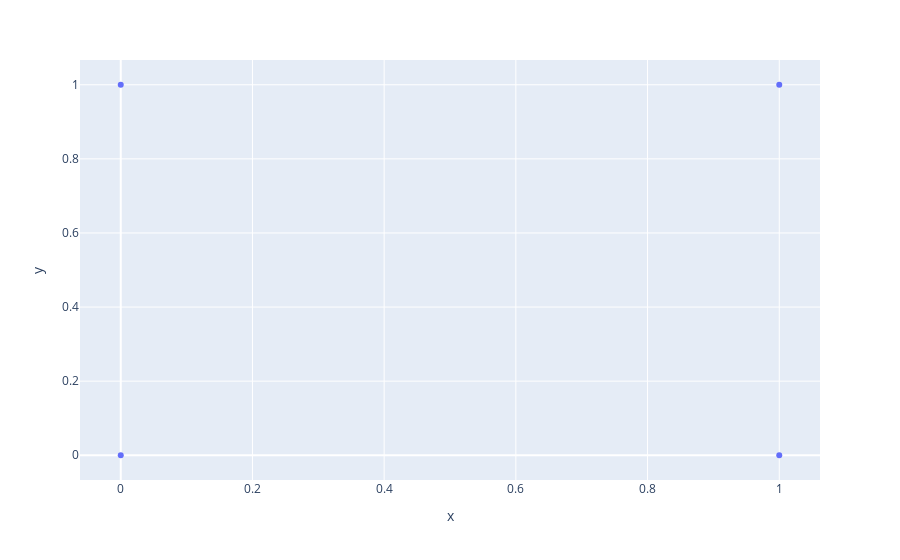

Here is the notebook cell this chart was saved with:
### Code cell
# this basically what the algorithm should classify
arr = numpy.array([[0, 0], [0, 1], [1, 0], [1, 1]])
fig = px.scatter(x=arr[:,0], y=arr[:,1])
fig.show()

### Figure 1 — Plotly figure (JSON) as saved in the notebook; plotly's stock layout.template omitted (floating-point values rounded to 4 significant figures)
{"data": [{"hovertemplate": "x=%{x}<br>y=%{y}<extra></extra>", "legendgroup": "", "marker": {"color": "#636efa", "symbol": "circle"}, "mode": "markers", "name": "", "orientation": "v", "showlegend": false, "type": "scatter", "x": [0, 0, 1, 1], "xaxis": "x", "y": [0, 1, 0, 1], "yaxis": "y"}], "layout": {"legend": {"tracegroupgap": 0}, "margin": {"t": 60}, "xaxis": {"anchor": "y", "domain": [0, 1], "title": {"text": "x"}}, "yaxis": {"anchor": "x", "domain": [0, 1], "title": {"text": "y"}}}}
